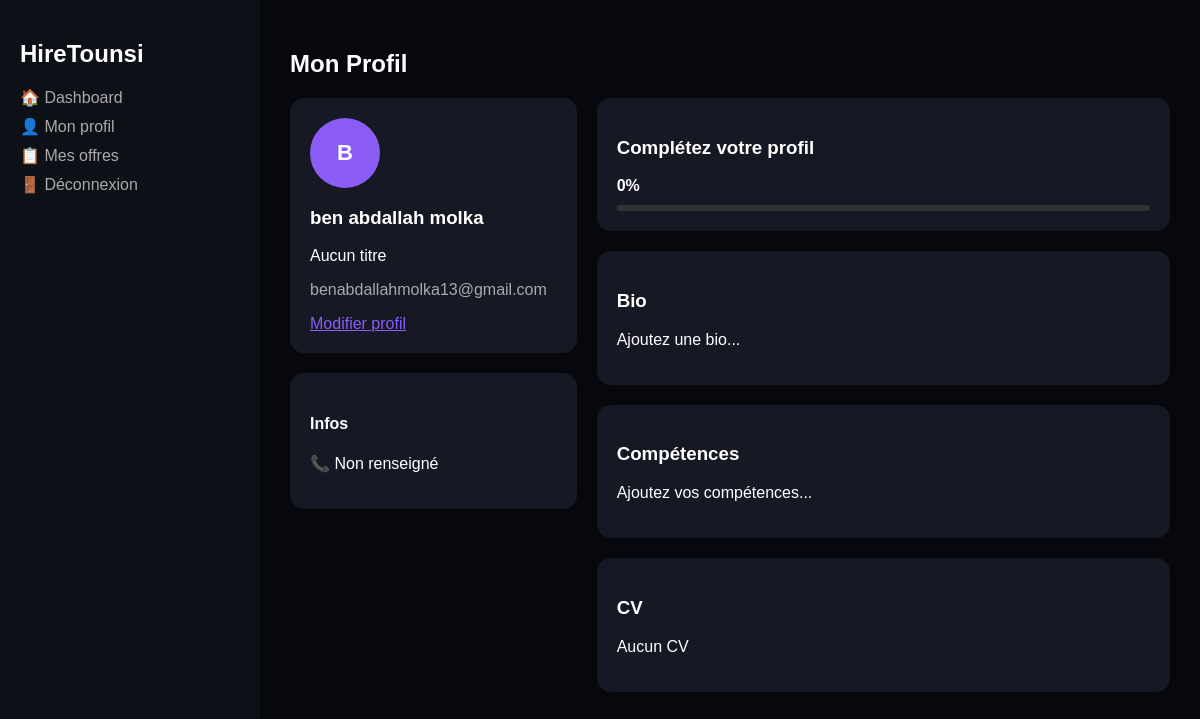
Before: /profile.php (signed in) with the older database file.
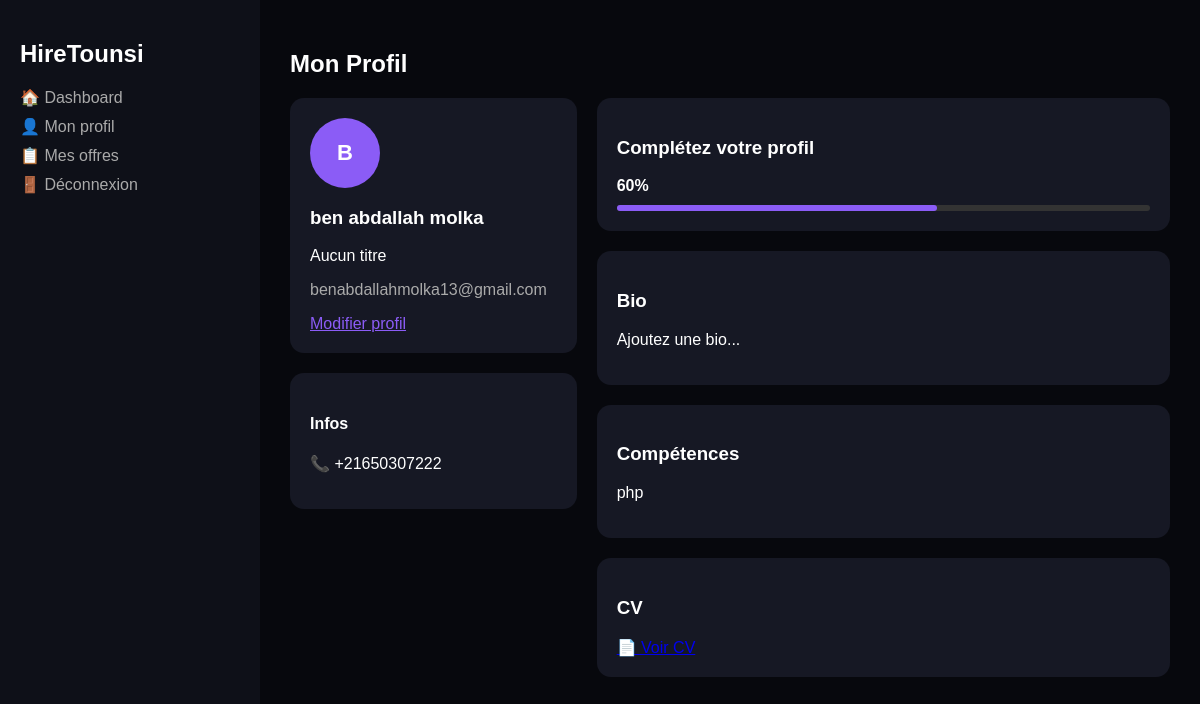
After: the same page with the newer database file.
### tables this page shows
CREATE TABLE `users` (
  `id` int(11) NOT NULL,
  `name` varchar(100) NOT NULL,
  `email` varchar(150) NOT NULL,
  `password` varchar(255) NOT NULL,
  `created_at` timestamp NOT NULL DEFAULT current_timestamp(),
  `phone` varchar(20) DEFAULT NULL,
  `bio` text DEFAULT NULL,
  `skills` text DEFAULT NULL,
  `cv_path` varchar(255) DEFAULT NULL,
  `avatar_path` varchar(255) DEFAULT NULL,
  `job_title` varchar(100) DEFAULT NULL,
  `role` enum('candidat','recruteur','both','admin') DEFAULT 'candidat',
  `is_recruiter` tinyint(1) DEFAULT 0,
  `profile_photo` varchar(255) DEFAULT NULL,
  `cv` varchar(255) DEFAULT NULL
);

### profile.php (the view, shortened to what this page needs)
<?php
include "config.php";
$userId = $_SESSION["user_id"];
$stmt = $pdo->prepare("SELECT * FROM users WHERE id=?");
$stmt->execute([$userId]);
$user = $stmt->fetch();
$initials = strtoupper(substr($user['name'],0,1));
?>
<!DOCTYPE html>
<html lang="fr">
<head>
</head>
<body>
<div class="container">
<div class="sidebar">
    <h2>HireTounsi</h2>
    <a href="dashboard.php">🏠 Dashboard</a>
    <a href="profile.php">👤 Mon profil</a>
    <a href="mes_offres.php">📋 Mes offres</a>
    <a href="logout.php">🚪 Déconnexion</a>
</div>
<div class="main">
<h2>Mon Profil</h2>
<div class="grid">
<div>
<div class="card">
    <div class="avatar"><?= $initials ?></div>
    <h3><?= $user['name'] ?></h3>
    <p><?= $user['job_title'] ?: "Aucun titre" ?></p>
    <p style="color:#aaa"><?= $user['email'] ?></p>
    <a href="edit_profile.php" style="color:#8b5cf6;">Modifier profil</a>
</div>
<div class="card">
    <h4>Infos</h4>
    <p>📞 <?= $user['phone'] ?: "Non renseigné" ?></p>
</div>
</div>
<div>
<div class="card">
    <h3>Complétez votre profil</h3>
    <?php
    $fields = [
        !empty($user['profile_photo']),
        !empty($user['cv']),
        !empty($user['skills']),
        !empty($user['bio']),
        !empty($user['job_title'])
    ];
    $progress = intval(array_sum($fields)/count($fields)*100);
    ?>
    <strong><?= $progress ?>%</strong>
    <div class="progress-bar">
        <div class="progress" style="width:<?= $progress ?>%"></div>
    </div>
</div>
<div class="card">
    <h3>Bio</h3>
    <p><?= $user['bio'] ?: "Ajoutez une bio..." ?></p>
</div>
<div class="card">
    <h3>Compétences</h3>
    <p><?= $user['skills'] ?: "Ajoutez vos compétences..." ?></p>
</div>
<div class="card">
    <h3>CV</h3>
    <?php if($user['cv']): ?>
        <a href="uploads/<?= $user['cv'] ?>" target="_blank">📄 Voir CV</a>
    <?php else: ?>
        <p>Aucun CV</p>
    <?php endif; ?>
</div>
</div>
</div>
</div>
</div>
</body>
</html>

Changed rows visible on the page:
changed users "ben abdallah molka": phone "Non renseigné" → "+21650307222"; skills "Ajoutez vos compétences..." → "php"
Other visible differences:
$progress: "0" → "60"
text no longer shown: "Aucun CV"
text now shown: "📄 Voir CV"
